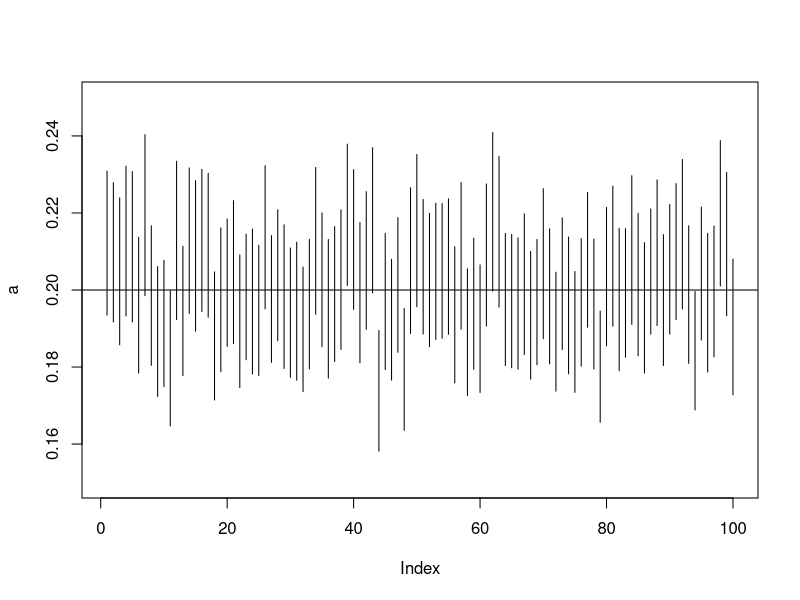

Source code (R):
###############################################
#Interpretation by repeated sampling
##############################################
a<-rep(0,100)
b<-a
c<-1.96/sqrt(500)
for(i in 1:100){
x<-rexp(500,5) #mu=0.2, n=500
a[i]<-mean(x)-c*sd(x) #xbar-z s/sqrt(n)
b[i]<-mean(x)+c*sd(x)}
length(which(a>.2|b<.2))/100
plot(a,ylim=c(.15,.25),type="n")
for(i in 1:100){lines(c(i,i),c(a[i],b[i]))}
abline(.2,0)
index<-which(a>.2|b<.2)
cbind(a[index],b[index])
#################################################
#Function
################################################
ciz = function(x, alpha=0.05){
z = qnorm( 1-alpha/2)
sdx = sd(x)/sqrt(length(x))
c(mean(x) - z*sdx, mean(x) + z*sdx)
}
#Demonstrate that the CI grows wider as confidence level increases.
cit= function(x, alpha=0.05){
  n = length(x)
  t = qt( 1-alpha/2,n-1 )
  sdx = sd(x)/sqrt(n)
  c(mean(x) - t*sdx, mean(x) + t*sdx)
}
# t interval is longer than z interval.
###################################################
#Bootstrap Interval
###########################################
cib<-function(x,alpha=0.05){
y<-rep(0,1000)
n<-length(x)
n1<-1000*alpha/2
n2<-1000-n1
for(i in 1:1000){
   u<-sample(x,n,replace=T)
   y[i]<-mean(u)}
y<-sort(y)
c(y[n1],y[n2])}
#No assumption about population
##############################################